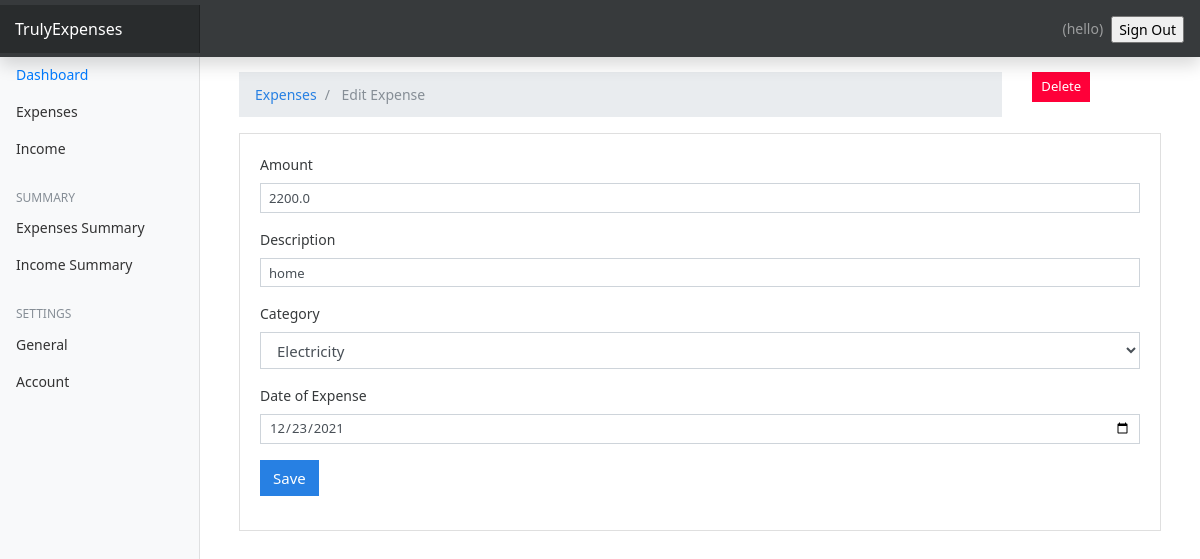
The page /edit-expense/1 (signed in) on the database its author committed.
### expenses/models.py (models this page shows, shortened)
class Expense(models.Model):
    amount = models.FloatField()
    date = models.DateField(default=now)
    description = models.TextField()
    owner = models.ForeignKey(to=User, on_delete=models.CASCADE)
    category = models.CharField(max_length=266)
    class Meta:
        ordering: ['-date']

### expenses/views.py (the view, shortened to what this page needs)
# urls.py: path('edit-expense/<int:id>', views.expense_edit, name="expense-edit"),
@login_required(login_url='/authentication/login')
def expense_edit(request, id):
    expense = Expense.objects.get(pk=id)
    categories = Category.objects.all()
    context = {
        'expense': expense,
        'values': expense,
        'categories': categories
    }
    if request.method == 'GET':
        return render(request, 'expenses/edit-expense.html', context)

### templates/expenses/edit-expense.html (shortened to what this page needs)
{% extends 'base.html' %} {% block content %}
<div class="container mt-4">
  <div class="row">
    <div class="col-md-10">
      <nav aria-label="breadcrumb">
        <ol class="breadcrumb">
          <li class="breadcrumb-item">
            <a href="{% url 'expenses'%}">Expenses</a>
          </li>
          <li class="breadcrumb-item active" aria-current="page">
            Edit Expense
          </li>
        </ol>
      </nav>
    </div>
    <div class="col-md-2">
      <a
        href="{% url 'expense-delete' expense.id %}"
        class="btn btn-danger btn-sm"
        >Delete</a
      >
    </div>
  </div>
  <div class="card">
    <div class="card-body">
      <form action="{% url 'expense-edit' expense.id %}" method="post">
        <div class="form-group">
          <label for="">Amount</label>
          <input
            type="text"
            class="form-control form-control-sm"
            name="amount"
            value="{{values.amount}}"
          />
        </div>
        <div class="form-group">
          <label for="">Description</label>
          <input
            type="text"
            class="form-control form-control-sm"
            name="description"
            value="{{values.description}}"
          />
        </div>
        <div class="form-group">
          <label for="">Category</label>
          <select class="form-control" name="category">
            <option selected name="category" value="{{values.category}}"
              >{{values.category}}</option
            >
          </select>
        </div>
        <div class="form-group">
          <label for="">Date of Expense</label>
          <input
            type="date"
            value="{{values.date |date:'Y-m-d' }}"
            class="form-control form-control-sm"
            name="expense_date"
          />
        </div>
        <input
          type="submit"
          value="Save"
          class="btn btn-primary btn-primary-sm"
        />
      </form>
    </div>
  </div>
</div>
{% endblock %}

### templates/base.html (shortened to what this page needs)
{% load static %}
<html lang="en">
  <head>
    <link href="{% static 'css/bootstrap.min.css'%}" rel="stylesheet" />
    <link href="{% static 'css/main.css'%}" rel="stylesheet" />
    <link href="{% static 'css/dashboard.css' %}" rel="stylesheet" />
  </head>
  <body>
    <nav class="navbar navbar-dark fixed-top bg-dark flex-md-nowrap p-0 shadow">
      <a class="navbar-brand col-sm-3 col-md-2 mr-0" href="#">TrulyExpenses</a>
      <ul
        class="navbar-nav px-3"
        style="display: flex; flex-direction: row; align-items: center;"
      >
        <li class="nav-item text-nowrap">
          <span class="nav-link" href="">
            ({{request.user.username}})
          </span>
        </li>
        <li class="nav-item text-nowrap mt-3 ml-2">
          <form action="{% url  'logout' %}" method="POST">
            <input
              class="text text-capitalize"
              type="submit"
              value="Sign out"
            />
          </form>
        </li>
      </ul>
    </nav>
    <div class="container-fluid">
      <div class="row">
        {% include 'partials/_sidebar.html' %}
        <main role="main" class="col-md-9 ml-sm-auto col-lg-10 px-4">
          {% block content %} {% endblock %}
        </main>
      </div>
    </div>
  </body>
</html>

### expenseswebsite/static/css/dashboard.css (style rules this page uses)
body { font-size: 0.875rem; }
[role="main"] { padding-top: 133px; }
@media (min-width: 768px) { [role="main"] { padding-top: 48px; } }
.navbar-brand { padding-top: 0.75rem; padding-bottom: 0.75rem; font-size: 1rem; background-color: rgba(0, 0, 0, 0.25); box-shadow: inset -1px 0 0 rgba(0, 0, 0, 0.25); }

### rows shown on the page
Expense: amount "2200.0", description "home", category "Electricity", expense_date "12/23/2021"

### other values the page prints
{{ request.user.username }} "hello"
